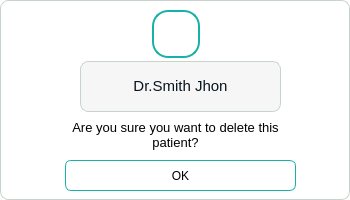
<?xml version="1.0" encoding="UTF-8"?>
<ui version="4.0">
 <class>Dialog</class>
 <widget class="QDialog" name="Dialog">
  <property name="windowModality">
   <enum>Qt::WindowModality::WindowModal</enum>
  </property>
  <property name="geometry">
   <rect>
    <x>0</x>
    <y>0</y>
    <width>350</width>
    <height>200</height>
   </rect>
  </property>
  <property name="windowTitle">
   <string/>
  </property>
  <property name="styleSheet">
   <string notr="true">background-color:transparent;</string>
  </property>
  <widget class="QFrame" name="frame_2">
   <property name="geometry">
    <rect>
     <x>0</x>
     <y>0</y>
     <width>350</width>
     <height>200</height>
    </rect>
   </property>
   <property name="styleSheet">
    <string notr="true">background-color: rgb(255, 255, 255);
border-radius: 8px;
border: 1px solid #C8D3CC;</string>
   </property>
   <property name="frameShape">
    <enum>QFrame::Shape::StyledPanel</enum>
   </property>
   <property name="frameShadow">
    <enum>QFrame::Shadow::Raised</enum>
   </property>
   <widget class="QFrame" name="frame">
    <property name="geometry">
     <rect>
      <x>80</x>
      <y>61</y>
      <width>201</width>
      <height>51</height>
     </rect>
    </property>
    <property name="styleSheet">
     <string notr="true">background-color: rgb(245, 246, 245);</string>
    </property>
    <property name="frameShape">
     <enum>QFrame::Shape::StyledPanel</enum>
    </property>
    <property name="frameShadow">
     <enum>QFrame::Shadow::Raised</enum>
    </property>
    <widget class="QLabel" name="label_3">
     <property name="geometry">
      <rect>
       <x>10</x>
       <y>10</y>
       <width>181</width>
       <height>31</height>
      </rect>
     </property>
     <property name="font">
      <font>
       <family>Ubuntu</family>
       <pointsize>11</pointsize>
      </font>
     </property>
     <property name="styleSheet">
      <string notr="true">background-color: transparent;
border:0px;
color:#0A141E;

</string>
     </property>
     <property name="text">
      <string>Dr.Smith Jhon</string>
     </property>
     <property name="textFormat">
      <enum>Qt::TextFormat::RichText</enum>
     </property>
     <property name="alignment">
      <set>Qt::AlignmentFlag::AlignCenter</set>
     </property>
    </widget>
   </widget>
   <widget class="QLabel" name="label_2">
    <property name="geometry">
     <rect>
      <x>60</x>
      <y>110</y>
      <width>231</width>
      <height>51</height>
     </rect>
    </property>
    <property name="font">
     <font>
      <family>Ubuntu</family>
      <pointsize>10</pointsize>
     </font>
    </property>
    <property name="styleSheet">
     <string notr="true">background-color: transparent;
border:0px;
</string>
    </property>
    <property name="text">
     <string>Are you sure you want to delete this patient?</string>
    </property>
    <property name="textFormat">
     <enum>Qt::TextFormat::RichText</enum>
    </property>
    <property name="scaledContents">
     <bool>false</bool>
    </property>
    <property name="alignment">
     <set>Qt::AlignmentFlag::AlignCenter</set>
    </property>
    <property name="wordWrap">
     <bool>true</bool>
    </property>
   </widget>
   <widget class="QLabel" name="label">
    <property name="geometry">
     <rect>
      <x>152</x>
      <y>10</y>
      <width>48</width>
      <height>48</height>
     </rect>
    </property>
    <property name="styleSheet">
     <string notr="true">border: 2px solid #18B1A8;
border-radius:16px;</string>
    </property>
    <property name="text">
     <string/>
    </property>
    <property name="pixmap">
     <pixmap resource="myresource.qrc">:/new/prefix_msgdialogok/image/check.png</pixmap>
    </property>
    <property name="alignment">
     <set>Qt::AlignmentFlag::AlignCenter</set>
    </property>
   </widget>
   <widget class="QPushButton" name="btn_ok">
    <property name="geometry">
     <rect>
      <x>65</x>
      <y>160</y>
      <width>231</width>
      <height>31</height>
     </rect>
    </property>
    <property name="styleSheet">
     <string notr="true">border-radius:6px;
background-color: rgb(255, 255, 255);
border-color: rgb(24, 177, 168);</string>
    </property>
    <property name="text">
     <string>OK</string>
    </property>
   </widget>
  </widget>
 </widget>
 <resources>
  <include location="myresource.qrc"/>
 </resources>
 <connections/>
</ui>
